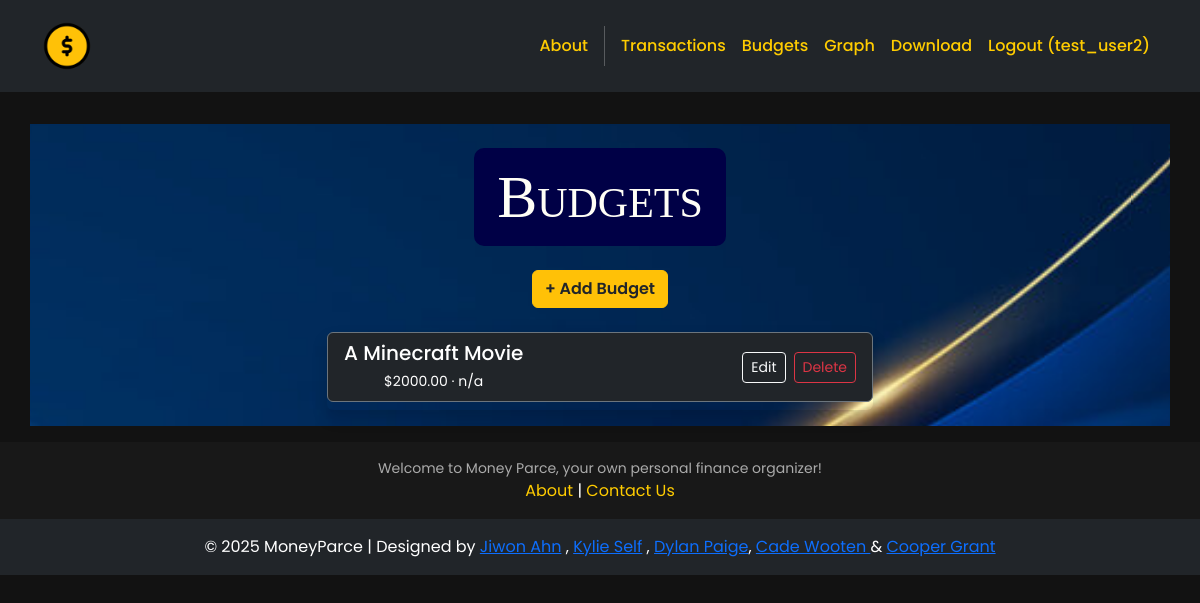
/budgets/ (signed in), run on the app's committed database.
### budgets/models.py (models this page shows, shortened)
class Budget(models.Model):
    name = models.CharField(max_length=100)
    amount = models.DecimalField(max_digits=10, decimal_places=2)
    category = models.CharField(max_length=50)
    start_date = models.DateField()
    end_date = models.DateField()
    notes = models.TextField(blank=True)
    user = models.ForeignKey(User, on_delete=models.CASCADE)

### budgets/views.py (the view)
# urls.py: path('', views.budget_list, name='budget_list'),
def budget_list(request):
    budgets = Budget.objects.all()
    return render(request, 'budgets/budget_list.html', {'budgets': budgets})

### budgets/templates/budgets/budget_list.html
{% extends 'base.html' %}
{% block content %}
<div class="p-3">
  <div class="container">
    <div class="row mt-3">
      <div class="col-md-6 mx-auto mb-3">
        <br>
        <h2>Budgets</h2>
        <br>
        <br>
        <a href="{% url 'create_budget' %}">
          <button class="btn btn-warning text-dark fw-semibold">
            + Add Budget
          </button>
        </a>
        <br>
        <br>
        {% if budgets %}
          <div class="list-group shadow">
            {% for budget in budgets %}
              <div class="list-group-item bg-dark text-white d-flex justify-content-between align-items-center border-secondary rounded-2 mb-2">
                <div>
                  <h5 class="mb-1">{{ budget.name }}</h5>
                  <small>${{ budget.amount }} &middot; {{ budget.category }}</small>
                </div>
                <div class="d-flex gap-2">
                  <a href="{% url 'edit_budget' budget.id %}" class="btn btn-outline-light btn-sm">Edit</a>
                  <a href="{% url 'delete_budget' budget.id %}" class="btn btn-outline-danger btn-sm">Delete</a>
                </div>
              </div>
            {% endfor %}
          </div>
        {% else %}
          <p class="text-center text-muted mt-4">No budgets found.</p>
        {% endif %}
      </div>
    </div>
  </div>
</div>
{% endblock %}

### moneyparce/templates/base.html (shortened to what this page needs)
<!DOCTYPE html>
<html>
  {% load static %}
  <head>
    <link href="https://cdn.jsdelivr.net/npm/bootstrap@5.3.3/dist/css/bootstrap.min.css" rel="stylesheet">
    <link href="https://cdnjs.cloudflare.com/ajax/libs/font-awesome/6.1.1/css/all.min.css" rel="stylesheet">
    <link href="https://cdn.jsdelivr.net/npm/bootstrap-icons@1.10.5/font/bootstrap-icons.css" rel="stylesheet">
    <link rel="stylesheet" type="text/css" href="{% static 'css/style.css' %}">
  </head>
  <body>
    <nav class="p-3 navbar navbar-dark bg-dark navbar-expand-lg">
      <div class="container">
        <a class="navbar-brand" href="{% url 'home.index' %}">
          <img src="{% static 'img/logo.png' %}" alt="Money Parce Logo" height="50" />
        </a>
        <div class="collapse navbar-collapse" id="navbarNavAltMarkup">
          <div class="navbar-nav ms-auto">
            <a class="nav-link" href="{% url 'home.about' %}">About</a>
            {% if user.is_authenticated %}
            <a class="nav-link" href="{% url 'transactions' %}">Transactions</a>
            <a class="nav-link" href="{% url 'budget_list' %}">Budgets</a>
            <a class="nav-link" href="{% url 'data.index' %}">Graph</a>
            <a class="nav-link" href="{% url 'download_data' %}">Download</a>
            <a class="nav-link"
              href="{% url 'accounts.logout' %}">Logout ({{user.username }})</a>
            {% endif %}
          </div>
        </div>
      </div>
    </nav>
    <div>
      {% block content %}
      {% endblock content %}
    </div>
    <footer class="p-3 ms-footer">
      <div class="container text-center">
        <p>Welcome to Money Parce, your own personal finance organizer!</p>
        <div>
          <a href="{% url 'home.about' %}">About</a> |
          <a href="mailto:info@moviesstore.com">Contact Us</a>
        </div>
      </div>
    </footer>
    <section class="p-3 ms-footer-bottom bg-dark text-center text-white">
      <span>© 2025 MoneyParce | Designed by <a href="https://www.linkedin.com/in/jiwon-ahn-a4a31b247/" target="_blank">Jiwon Ahn</a> , <a href="https://www.linkedin.com/in/kylie-self-315200290/" target="_blank">Kylie Self</a> , <a href="https://www.linkedin.com/in/dylan-paige-b95b6132b" target="_blank">Dylan Paige</a>, <a href="https://www.linkedin.com/in/cade-wooten-42a609322?utm_source=share&utm_campaign=share_via&utm_content=profile&utm_medium=android_app" target="_blank">Cade Wooten </a> & <a href="https://www.linkedin.com/in/coopergrant1/" target="_blank">Cooper Grant </a></span>
    </section>
    <link rel="stylesheet" href="https://www.gstatic.com/dialogflow-console/fast/df-messenger/prod/v1/themes/df-messenger-default.css">
  </body>
</html>

### moneyparce/static/css/style.css (style rules this page uses)
body { width: 100%; text-align: center; margin: auto; font-family: "Poppins", sans-serif; background-color: #121212; color: #ffffff; }
.bg-index, .row { background: url("/static/img/background.jpg") no-repeat center center fixed; background-size: cover; }
h2 { text-align: center; margin: auto; border: 3px solid rgb(0, 0, 70); border-radius: 10px; padding: 10px 20px; background-color: rgb(0, 0, 70); font-size: 60px; font-family: "Impact", fantasy; font-variant: small-caps; font-stretch: ultra-expanded; color: #FFFEF6; display: inline-block; }
p { width: 100%; text-align: center; margin: auto; color: #ffffff; }
.navbar a.nav-link { color: #ffcc00 !important; font-weight: 500; transition: color 0.3s ease-in-out; }
.ms-footer { background-color: #181818; padding: 30px 0; text-align: center; }
.ms-footer p { color: #aaaaaa; font-size: 14px; }
.ms-footer a { color: #ffcc00; text-decoration: none; }
.ms-footer, a:hover { color: #ffffff; }

### data on the page
Budget: name "A Minecraft Movie", amount "2000.00", category "n/a"

### other printed values
{{ user.username }} "test_user2"
